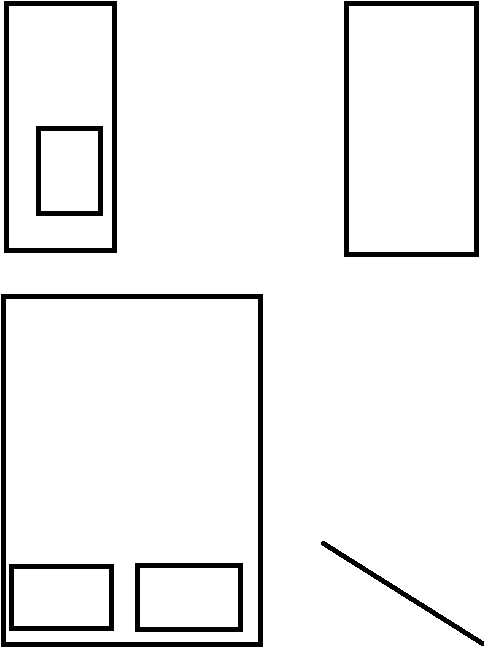
#> input picture map.jpg, 484 x 648 px, found by its file name
$ python 'oefenen image op plot.py'
#> lines starting #> are read from the running program, lines starting #| are printed output that depends on the picture; after the words box and inside, x2 and y2 are one past the last pixel; in counts of white or black regions, pixels touching at a corner belong together
import paho.mqtt.client as mqtt
import json
import matplotlib.pyplot as plt
import matplotlib.animation as animation
from matplotlib.patches import Patch
from matplotlib.lines import Line2D

import numpy as np
import cv2
import math

img = plt.imread("C:\\Users\\wille\\Desktop\\python\\map.jpg")
#> img is the input picture: shape (648, 484, 3) float32; values 0 (black) and 1 (white), 93.9% white; 7 black regions, largest, box (x1, y1, x2, y2) and area: (1, 294, 263, 647) 6050, (344, 1, 479, 257) 3810, (4, 1, 117, 253) 3550

while True:
    xs = [100]
    ys = [100]
    print("function")
    scale = 1
    plt.imshow(img, extent=[0, 300, 0, 460])

    plt.plot(xs, ys, 'rX', markersize=12)

    for x,y in zip(xs,ys):
        label = f"({x},{y})"

        plt.annotate(label, # this is the text
                    (x,y), # this is the point to label
                    textcoords="offset points", # how to position the text
                    xytext=(0,10), # distance from text to points (x,y)
                    ha='center') # horizontal alignment can be left, right or center

    # plt.xlim([0, 24])
    # plt.ylim([0, 32])

    legend_elements = [Line2D([0], [0], marker='X', color='w', label='person',
                          markerfacecolor='b', markersize=15),
                    Line2D([0], [0], marker='.', color='w', label='sensor',
                          markerfacecolor='r', markersize=15)]

    plt.legend(handles=legend_elements, title='Symbols', bbox_to_anchor=(1.05, 1), loc='upper left')
    plt.draw()
    plt.pause(0.0001)
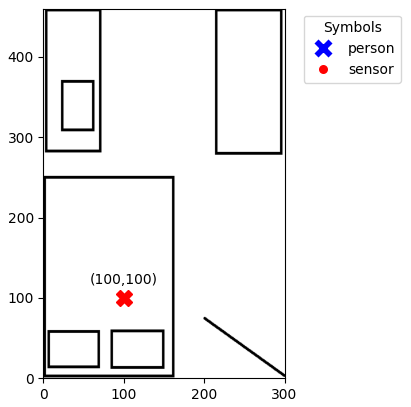
#> figure drawn by matplotlib, 1 panel
    plt.clf()
